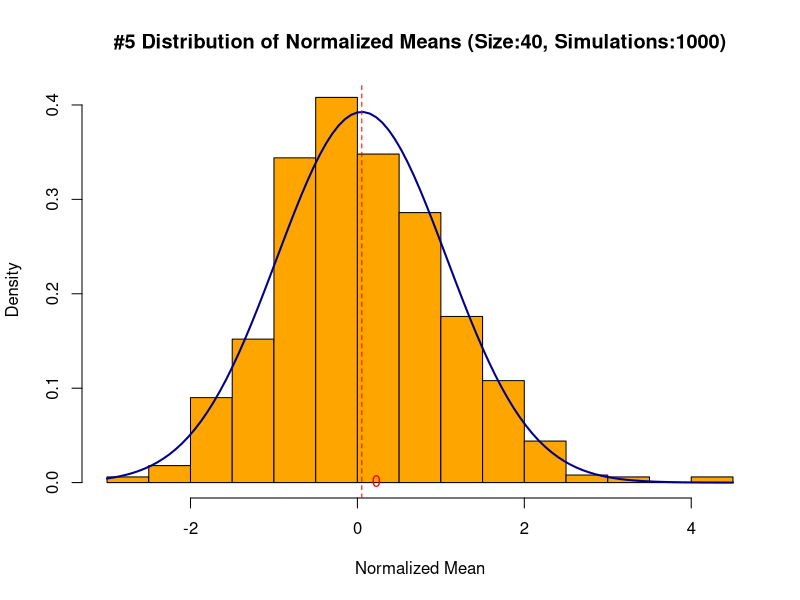
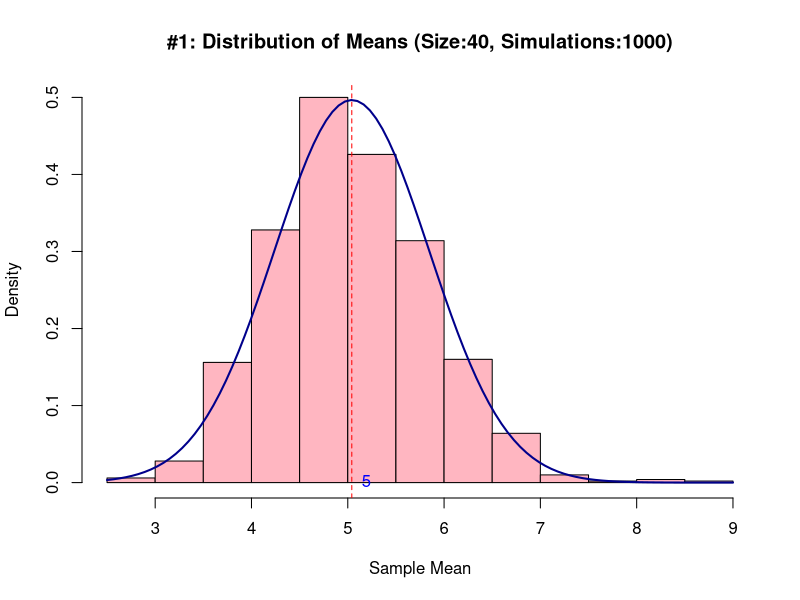
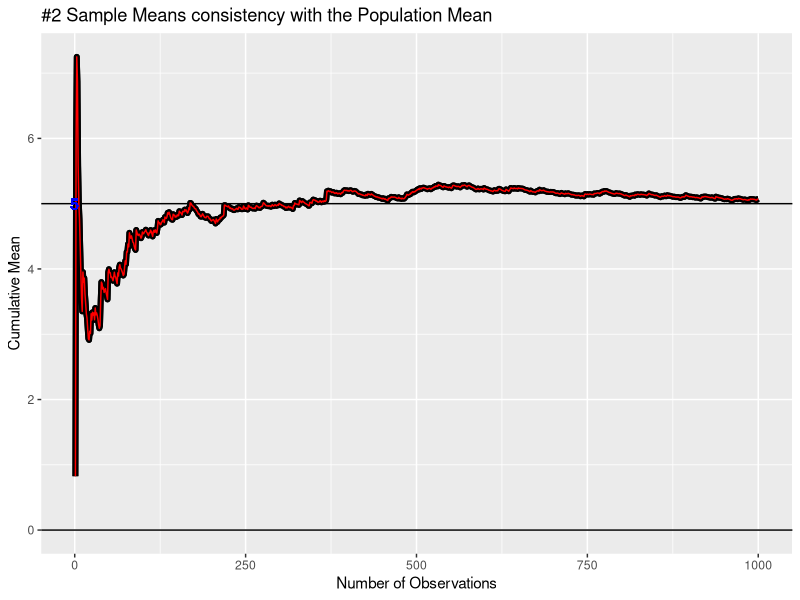
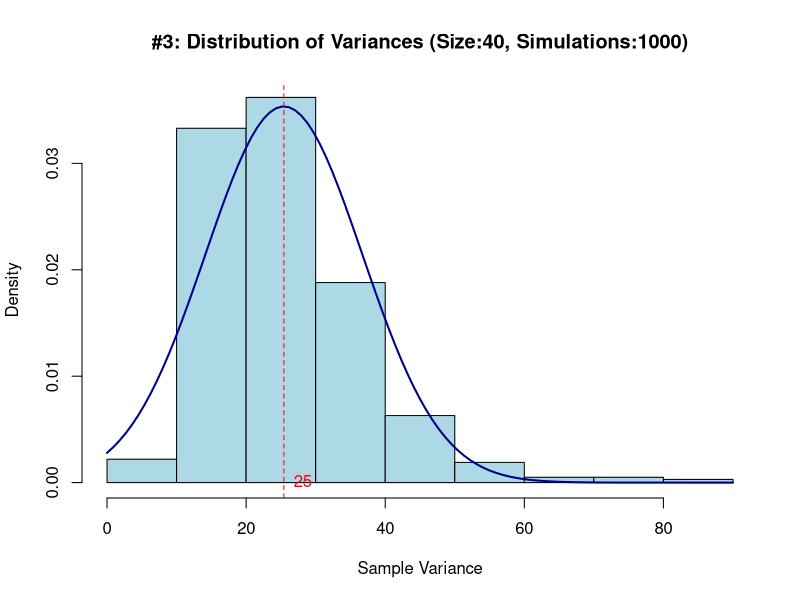
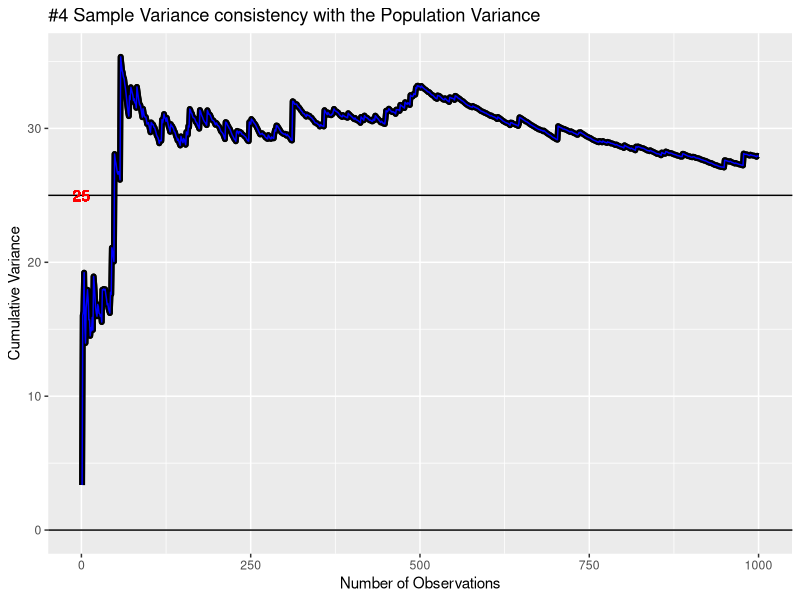

Write the R code that produced these figures, in order.
## ---- chunk 1
##Setting the global options
suppressWarnings(library(knitr))
opts_chunk$set(echo = TRUE)
opts_chunk$set(fig.path = "./figures/")                
suppressWarnings(library(ggplot2)) ##To output plots
## ---- chunk 2
##Set the parameters for the simulation
lambda<-0.2
popmean<-1/lambda
popsd<-1/lambda
popvar<-popsd^2
n<-40
nosim<-1000
expdist<-NULL
samplemeans<-NULL
samplevars<-NULL
normalizedmeans<-NULL

##Run 1000simulations
for (i in 1:nosim){   
        expdist<-rexp(n,lambda)
        samplemeans<-c(samplemeans, mean(expdist)) ##array of the sample means
        samplevars<-c(samplevars, var(expdist)) ##array of the sample variance
        normalizedmeans<-c(normalizedmeans, sqrt(n)*(mean(expdist)-popmean)/popsd) 
        }

##Statistics for the distribution of the sample means, sample variance 
meansamplemeans<- mean(samplemeans)
stdsamplemeans<- sd(samplemeans)
varsamplemeans<-var(samplemeans)
meansamplevars<- mean(samplevars)
stdsamplevars<- sd(samplevars)
meansnormalizedmeans<- mean(normalizedmeans)
stdnormalizedmeans<- sd(normalizedmeans)

##This is to double check on the consistency of the sample means and variance. 
cummeans<-cumsum(rexp(nosim,lambda))/1:nosim
cumvars<-cumsum((rexp(nosim,lambda)-cumsum(rexp(nosim,lambda))/1:nosim)^2)/1:nosim
                 
## ---- chunk 3
        ##Plot #5 the Normalized Mean (x-axis) vs Density/Probability (y-axis)
        par(mfcol=c(1,1))    
        hist(normalizedmeans, prob=TRUE, 
             col="orange",
             xlab="Normalized Mean", ylab="Density", 
             main="#5 Distribution of Normalized Means (Size:40, Simulations:1000)")
        curve(dnorm(x, mean=meansnormalizedmeans, sd=stdnormalizedmeans), add=TRUE,
              col="darkblue", lwd=2)
        abline(v = meansnormalizedmeans, col = "red", lty=2)
        text(meansnormalizedmeans, 0, round(meansnormalizedmeans),
                        pos=4, col="red")
## ---- chunk 4
       ##Plot #1 the Sample Mean (x-axis) vs Density/Probability (y-axis)
        par(mfcol=c(1,1))    
        hist(samplemeans, prob=TRUE, 
             col="lightpink",
             xlab="Sample Mean", ylab="Density", 
             main="#1: Distribution of Means (Size:40, Simulations:1000)")
        curve(dnorm(x, mean=meansamplemeans, sd=stdsamplemeans), add=TRUE,
              col="darkblue", lwd=2)
        abline(v = meansamplemeans, col = "red", lty=2)
        text(meansamplemeans, 0, round(meansamplemeans),
                        pos=4, col="blue")
         
        ##Plot #2 Plot #2 the Cummulative Means (y-axis) vs Number of Observations
        gmeans<-ggplot(data.frame(x=1:nosim, y=cummeans),aes (x=x, y=y))
        gmeans<-gmeans+geom_hline(yintercept=0)+geom_line(size=2)
        gmeans<-gmeans+geom_hline(yintercept=popmean)+geom_line(size=2) + geom_line(color="red")
        gmeans<-gmeans+geom_text(x=0, y=popmean, label=popmean,color="blue")
        gmeans<-gmeans+ggtitle("#2 Sample Means consistency with the Population Mean")
        gmeans<-gmeans+labs(x="Number of Observations", y="Cumulative Mean")
        print(gmeans)

## ---- chunk 5

        ##Plot #3 the Sample Variances (x-axis) vs Density/Probability (y-axis)
        par(mfcol=c(1,1))   
        hist(samplevars, prob=TRUE, 
             col="lightblue",
             xlab="Sample Variance", ylab="Density", 
             main="#3: Distribution of Variances (Size:40, Simulations:1000)")
        curve(dnorm(x, mean=meansamplevars, sd=stdsamplevars), add=TRUE,
              col="darkblue", lwd=2)
        abline(v = meansamplevars, col = "red", lty=2)
        text(meansamplevars, 0, round(meansamplevars),
                        pos=4, col="red")
          
        ##Plot #4 the Cummulative Variance (y-axis) vs Number of Observations
        gvars<-ggplot(data.frame(x=1:nosim, y=cumvars),aes (x=x, y=y))
        gvars<-gvars+geom_hline(yintercept=0)+geom_line(size=2)
        gvars<-gvars+geom_hline(yintercept=popvar)+geom_line(size=2) + geom_line(color="blue")
        gvars<-gvars+geom_text(x=0, y=popvar, label=popvar,color="red")
        gvars<-gvars+ggtitle("#4 Sample Variance consistency with the Population Variance")
        gvars<-gvars+labs(x="Number of Observations", y="Cumulative Variance")
        print(gvars)
